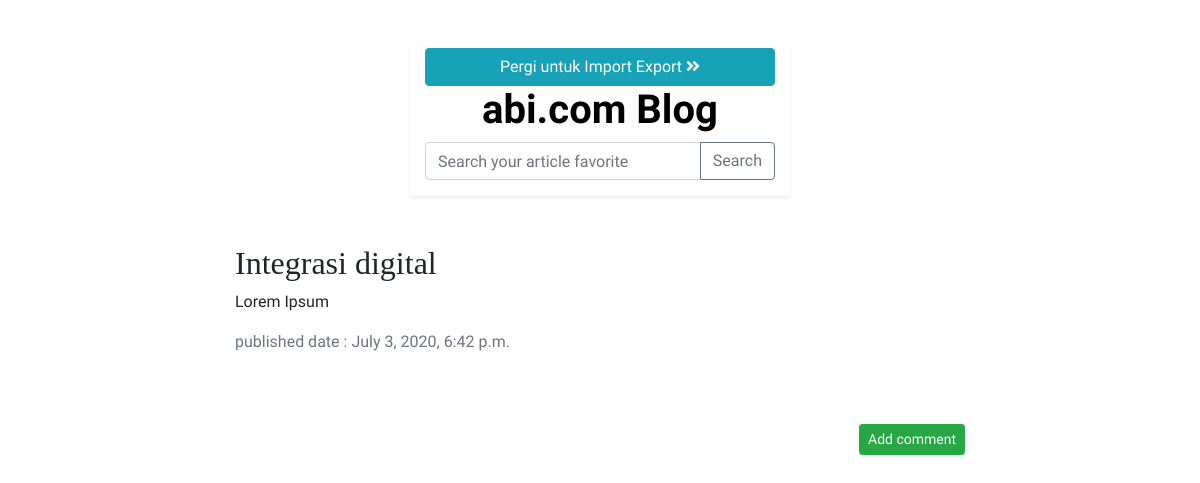
/post/47/, run on the app's committed database.
### blog/models.py (models this page shows, shortened)
class Post(models.Model):
    author = models.ForeignKey(settings.AUTH_USER_MODEL, on_delete=models.CASCADE)
    title = models.CharField(max_length=200)
    text = models.TextField()
    tags = models.ManyToManyField(Tag)
    created_date = models.DateTimeField(default=timezone.now)
    published_date = models.DateTimeField(blank=True, null=True)

### blog/views.py (the view)
# urls.py: path('post/<int:pk>/', views.post_detail, name='post_detail'),
def post_detail(request, pk):
    post = get_object_or_404(Post, pk=pk)
    return render(request, 'blog/post_detail.html', {'post': post})

### blog/templates/blog/post_detail.html (shortened to what this page needs)
{% extends 'blog/base.html' %}
{% block content %}
<div class="col-md-8 mx-auto">
    <div class="post">
        <h2>{{ post.title }}</h2>
        <p>{{ post.text|linebreaksbr }}</p>
        <span class="text-muted d-block">published date : {{ post.published_date }}</span>
    </div>
</div>
<div class="col-md-8 mx-auto">
    <div class=" d-flex justify-content-end">
        <a class="btn btn-success btn-sm" href="{% url 'add_comment_to_post' pk=post.pk %}">Add comment</a>
    </div>
</div>
{% endblock %}

### blog/static/css/blog.css (style rules this page uses)
* { font-family: 'Muli', sans-serif; }
h1, h2, h3, h4 { font-family: 'Lobster', cursive; }
.post { margin-bottom: 70px; }

### data on the page
Post: title "Integrasi digital", text "Lorem Ipsum", published_date "July 3, 2020, 6:42 p.m."
